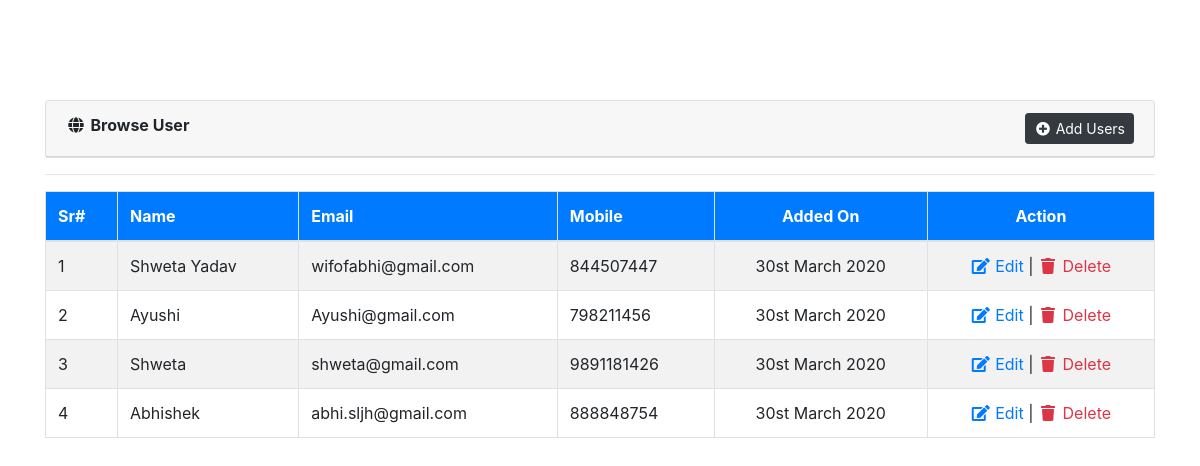
Screenshot of /oops/project/users.php with the database file from the repository.
### tables this page shows
CREATE TABLE `user` (
  `id` int(10) NOT NULL,
  `name` varchar(20) NOT NULL,
  `email` varchar(20) NOT NULL,
  `mobile` varchar(10) NOT NULL
);

### oops/project/database.php (called while the page is built, shortened)
<?php
class database{
	protected function connect() {
	$this->host='localhost';
	$this->dbusername='techiemonk_user';
	$this->dbpassword='Techi#123';
	$this->dbname='techiemonk_db';
	$con  = new mysqli($this->host,$this->dbusername,$this->dbpassword,$this->dbname);
	return $con;
}
}
class query extends database{
	public function getData($table,$field='*',$condition_arr='',$order_by_field='',$order_by_type='desc',$limit=''){
		$sql = "select $field from $table";
		if($order_by_field!=''){
			$sql.= " order by $order_by_field $order_by_type";
		}
		$result= $this->connect()->query($sql);
		if($result->num_rows>0){
			$arr  = array();
			while($row= $result->fetch_assoc()){
				$arr[] = $row;
				}
				return $arr;
		}else{
			return 0;
		}
	}
}
?>

### oops/project/users.php (the view, shortened to what this page needs)
<?php
include('database.php');
$obj = new query();
$result = $obj->getData('user','*','','id','desc');
?>
<!doctype html>
<html lang="en-US">
   <head>
      <link rel="stylesheet" href="https://stackpath.bootstrapcdn.com/bootstrap/4.2.1/css/bootstrap.min.css">
      <link rel="stylesheet" href="https://use.fontawesome.com/releases/v5.6.3/css/all.css">
   </head>
   <body>
      <div class="container">
         <div class="card">
            <div class="card-header"><i class="fa fa-fw fa-globe"></i> <strong>Browse User</strong> <a href="manage-users.php" class="float-right btn btn-dark btn-sm"><i class="fa fa-fw fa-plus-circle"></i> Add Users</a></div>
         </div>
         <hr>
         <div>
            <table class="table table-striped table-bordered">
               <thead>
                  <tr class="bg-primary text-white">
                     <th>Sr#</th>
                     <th>Name</th>
                     <th>Email</th>
                     <th>Mobile</th>
                     <th class="text-center">Added On</th>
                     <th class="text-center">Action</th>
                  </tr>
               </thead>
               <tbody>
			   <?php
			   if(isset($result['0'])){
				$id=1;
			   foreach($result as $list){
			   ?>
                  <tr>
					 <td><?php echo $id ?></td>
                     <td><?php echo $list['name'] ?></td>
                     <td><?php echo $list['email'] ?></td>
                     <td><?php echo $list['mobile'] ?></td>
                     <td align="center">30st March 2020</td>
                     <td align="center">
                        <a href="manage-users.php?id=<?php echo $list['id']?>" class="text-primary"><i class="fa fa-fw fa-edit"></i> Edit</a> |
                        <a href="?type=delete&id=<?php echo $list['id']?>" class="text-danger"><i class="fa fa-fw fa-trash"></i> Delete</a>
                     </td>
			   </tr>
			   <?php
			    $id++;
			   } }else {?>
                  <tr>
                     <td colspan="6" align="center">No Records Found!</td>
			   </tr>
			   <?php  }?>
               </tbody>
            </table>
         </div>
      </div>
   </body>
</html>

### oops/project/users.php (style rules this page uses)
.container { margin-top:100px; }

### rows the page displays
user: name "Shweta Yadav", email "wifofabhi@gmail.com", mobile "844507447"
user: name "Ayushi", email "Ayushi@gmail.com", mobile "798211456"
user: name "Shweta", email "shweta@gmail.com", mobile "9891181426"
user: name "Abhishek", email "abhi.sljh@gmail.com", mobile "888848754"
